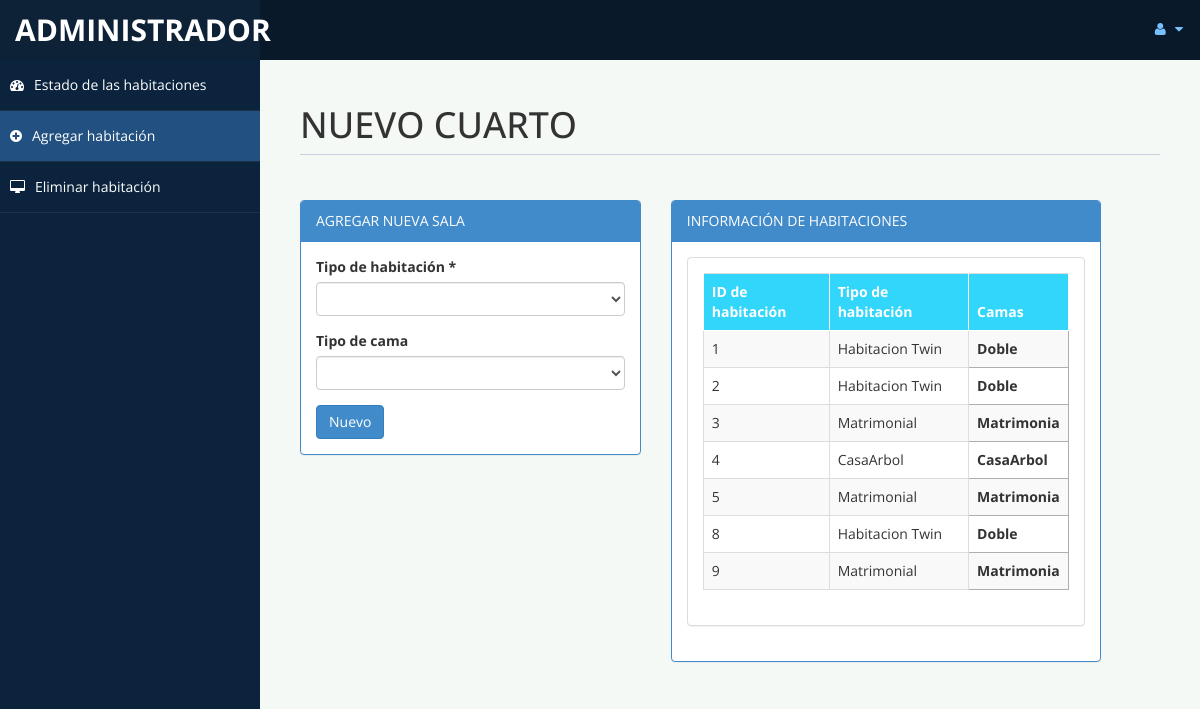
The app's page /admin/room.php (signed in) with its own data.
### tables this page shows
CREATE TABLE `room` (
  `id` int(10) UNSIGNED NOT NULL,
  `type` varchar(15) DEFAULT NULL,
  `bedding` varchar(10) DEFAULT NULL,
  `place` varchar(10) DEFAULT NULL,
  `cusid` int(11) DEFAULT NULL
);

### admin/room.php (the view, shortened to what this page needs)
<!DOCTYPE html>
<html xmlns="http://www.w3.org/1999/xhtml">
<head>
    <link href="assets/css/bootstrap.css" rel="stylesheet" />
    <link href="assets/css/font-awesome.css" rel="stylesheet" />
    <link href="assets/css/custom-styles.css" rel="stylesheet" />
</head>
<body>
    <div id="wrapper">
        <nav class="navbar navbar-default top-navbar" role="navigation">
            <div class="navbar-header">
                <a class="navbar-brand" href="home.php">Administrador </a>
            </div>
            <ul class="nav navbar-top-links navbar-right">
                <li class="dropdown">
                    <a class="dropdown-toggle" data-toggle="dropdown" href="#" aria-expanded="false">
                        <i class="fa fa-user fa-fw"></i> <i class="fa fa-caret-down"></i>
                    </a>
                </li>
            </ul>
        </nav>
        <nav class="navbar-default navbar-side" role="navigation">
            <div class="sidebar-collapse">
                <ul class="nav" id="main-menu">
                    <li>
                        <a  href="settings.php"><i class="fa fa-dashboard"></i>Estado de las habitaciones</a>
                    </li>
					<li>
                        <a  class="active-menu" href="room.php"><i class="fa fa-plus-circle"></i>Agregar habitación</a>
                    </li>
                    <li>
                        <a  href="roomdel.php"><i class="fa fa-desktop"></i>Eliminar habitación</a>
                    </li>
            </div>
        </nav>
        <div id="page-wrapper" >
            <div id="page-inner">
			 <div class="row">
                    <div class="col-md-12">
                        <h1 class="page-header">
                          NUEVO CUARTO <small></small>
                        </h1>
                    </div>
                </div>
            <div class="row">
                <div class="col-md-5 col-sm-5">
                    <div class="panel panel-primary">
                        <div class="panel-heading">
                         AGREGAR NUEVA SALA
                        </div>
                        <div class="panel-body">
						<form name="form" method="post">
                            <div class="form-group">
                                            <label> Tipo de habitación
*</label>
                                            <select name="troom"  class="form-control" required>
												<option value selected ></option>
                                                <option value="Habitacion Twin">HABITACION TWIN</option>
                                            </select>
                              </div>
								<div class="form-group">
                                            <label>Tipo de cama</label>
                                            <select name="bed" class="form-control" required>
												<option value selected ></option>
                                                <option value="Matrimonial">Cama de 2 Plaza Matrimonial</option>
                                            </select>
                               </div>
							 <input type="submit" name="add" value="Nuevo" class="btn btn-primary">
							</form>
							<?php
							 include('db.php');
							?>
                        </div>
                    </div>
                </div>
            <div class="row">
                <div class="col-md-6 col-sm-6">
                    <div class="panel panel-primary">
                        <div class="panel-heading">
                         INFORMACIÓN DE HABITACIONES
                        </div>
                        <div class="panel-body">
                    <div class="panel panel-default">
                        <?php
						$sql = "select * from room limit 0,10";
						$re = mysqli_query($con,$sql)
						?>
                        <div class="panel-body">
                            <div class="table-responsive">
                                <table class="table table-striped table-bordered table-hover" id="dataTables-example">
                                    <thead>
                                        <tr>
                                            <th>ID de habitación</th>
                                            <th>Tipo de habitación</th>
											<th>Camas</th>
                                        </tr>
                                    </thead>
                                    <tbody>
									<?php
										while($row= mysqli_fetch_array($re))
										{
												$id = $row['id'];
											if($id % 2 == 0)
											{
												echo "<tr class=odd gradeX>
													<td>".$row['id']."</td>
													<td>".$row['type']."</td>
												   <th>".$row['bedding']."</th>
												</tr>";
											}
											else
											{
												echo"<tr class=even gradeC>
													<td>".$row['id']."</td>
													<td>".$row['type']."</td>
												   <th>".$row['bedding']."</th>
												</tr>";
											}
										}
									?>
                                    </tbody>
                                </table>
                            </div>
                        </div>
                    </div>
                       </div>
                    </div>
                </div>
            </div>
					</div>
            </div>
        </div>
</body>
</html>

### admin/assets/css/custom-styles.css (style rules this page uses)
body { font-family: 'Open Sans', sans-serif; }
#wrapper { width: 100%; background:#0b233d; }
#page-wrapper { padding: 15px 15px; min-height: 600px; background:#f5f9f6; }
#page-inner { width:100%; margin:10px 20px 10px 0px; background-color:transparent; padding:10px; min-height:1200px; }
h1, .h1, h2, .h2, h3, .h3 { margin-top: 7px; margin-bottom: -5px; }
.page-header { padding-bottom: 9px; margin: 10px 0 45px; border-bottom: 1px solid #C7D1DD; }
.top-navbar { margin:0px; }
.top-navbar .navbar-brand { color: #fff; width: 260px; text-align: left; height: 60px; font-size: 30px; font-weight: 700; text-transform: uppercase; line-height: 30px; }
.top-navbar .nav > li { position: relative; display: inline-block; }
.top-navbar .nav > li > a { position: relative; display: block; padding: 19px 15px; color: #77C0FD; }
.active-menu { background-color:#225081!important; }
.sidebar-collapse , .sidebar-collapse .nav { background:none; }
.sidebar-collapse .nav { padding:0; }
.sidebar-collapse .nav > li > a { color:#ffffff; background:transparent; text-shadow:none; }
.sidebar-collapse > .nav > li > a { padding:15px 10px; }
.sidebar-collapse > .nav > li { border-bottom: 1px solid rgba(107, 108, 109, 0.19); }
.navbar-side { border:none; background-color: transparent; }
.top-navbar { background:#09192A; border-bottom:none; }
.top-navbar .nav > li > a > i { margin-right: 2px; }
.navbar-default { border:0px solid black; }
.navbar-header { background: #0e2237; }
.nav > li > a > i { margin-right:10px; }
@media (min-width:768px) { #page-wrapper { margin: 0 0 0 260px; padding: 15px 30px; min-height: 1200px; } }
@media (min-width:768px) { .navbar-side { z-index: 1; position: absolute; width: 260px; } }
@media (min-width:768px) { .navbar { border-radius: 0px; } }

### records on screen
room: id "1", type "Habitacion Twin", bedding "Doble"
room: id "2", type "Habitacion Twin", bedding "Doble"
room: id "3", type "Matrimonial", bedding "Matrimonia"
room: id "4", type "CasaArbol", bedding "CasaArbol"
room: id "5", type "Matrimonial", bedding "Matrimonia"
room: id "8", type "Habitacion Twin", bedding "Doble"
room: id "9", type "Matrimonial", bedding "Matrimonia"
